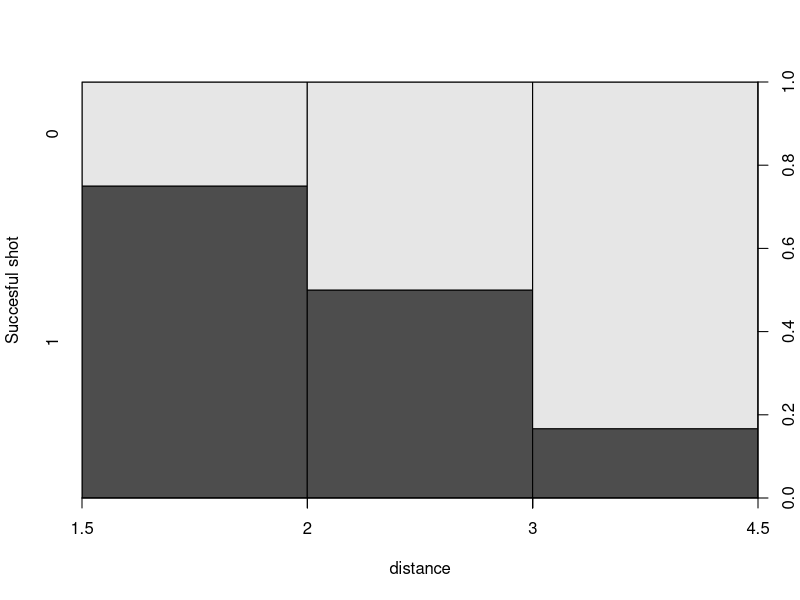
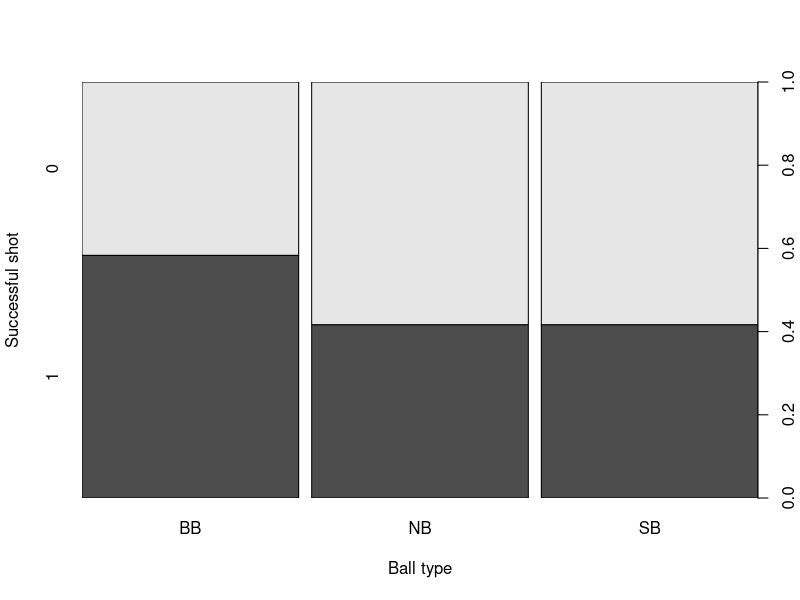
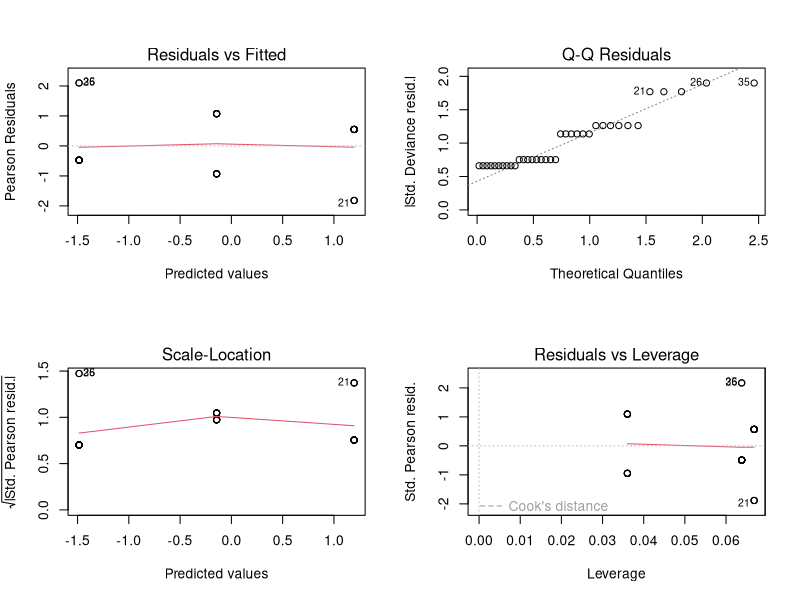
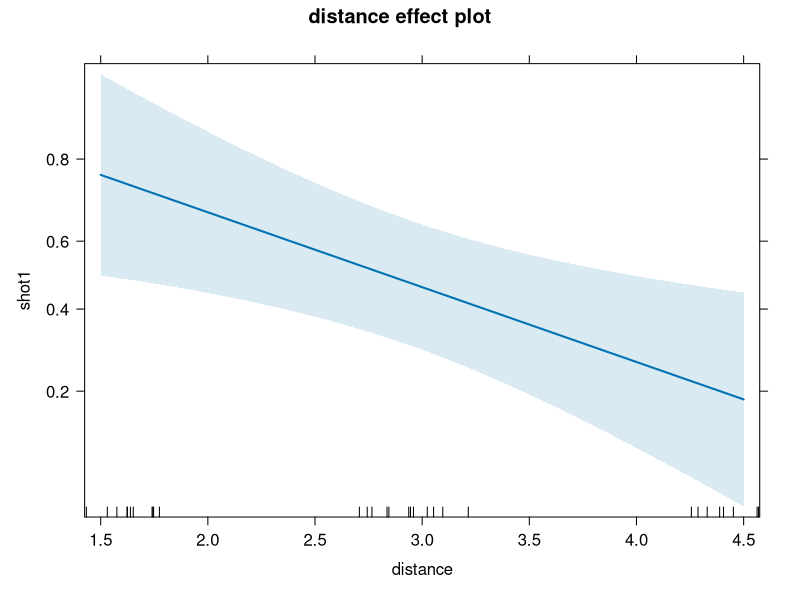

The R script that drew these images, in order:
## ---- chunk 1
knitr::opts_chunk$set(echo = TRUE)
## ---- chunk 2
shots <- read.csv("Shots.csv", header = TRUE, sep = ",")
show(shots)

shot1 <- factor(shots$shot)
shots$shot1 <- shot1
ball1 <- factor(shots$ball)  
shots$ball1 <- ball1
shots$ball <- NULL
shots$shot <- NULL
show(shots)

## ---- chunk 3
library(ggplot2)

summary(shots)

plot(shot1~distance, data=shots, ylab = "Succesful shot")

plot(shot1~ball1, data=shots, xlab="Ball type", ylab = "Successful shot")

## ---- chunk 4
shots.glm <- glm(shot1 ~ ball1 + distance, family = binomial(link = "logit"), data = shots)
summary(shots.glm)
anova(shots.glm, test="Chisq")

## ---- chunk 5
library(MASS)
shots_aic <- stepAIC(shots.glm,scope=list(lower="~1",upper="~( ball1 + distance)^2"))

## ---- chunk 6
summary(shots_aic)
anova(shots_aic, test = "Chisq")
## ---- chunk 7
shots.glm.d <- glm(shot1 ~ distance, family = binomial(link = "logit"), data = shots)
summary(shots.glm.d)
anova(shots.glm.d, test="Chisq")

## ---- chunk 8
par(mfrow=c(2,2))
plot(shots.glm.d)


## ---- chunk 9
library(effects)
plot(allEffects(shots.glm.d))
